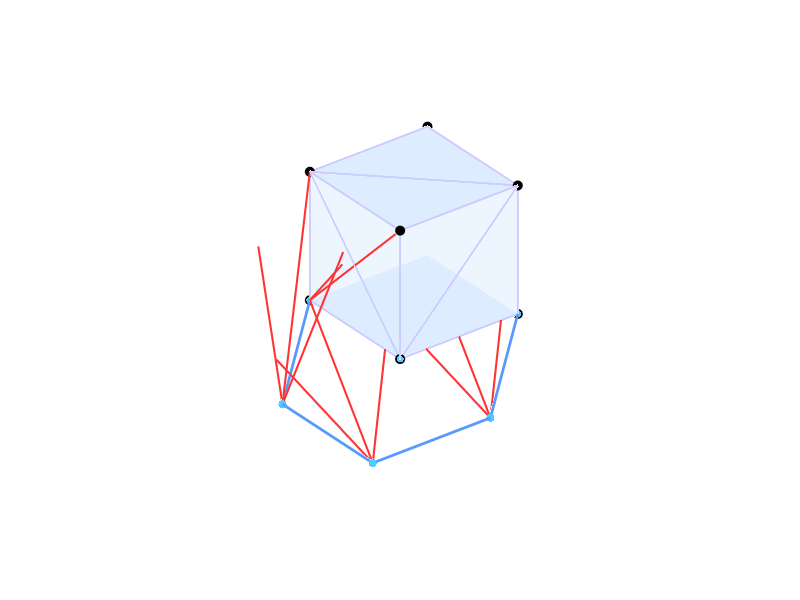
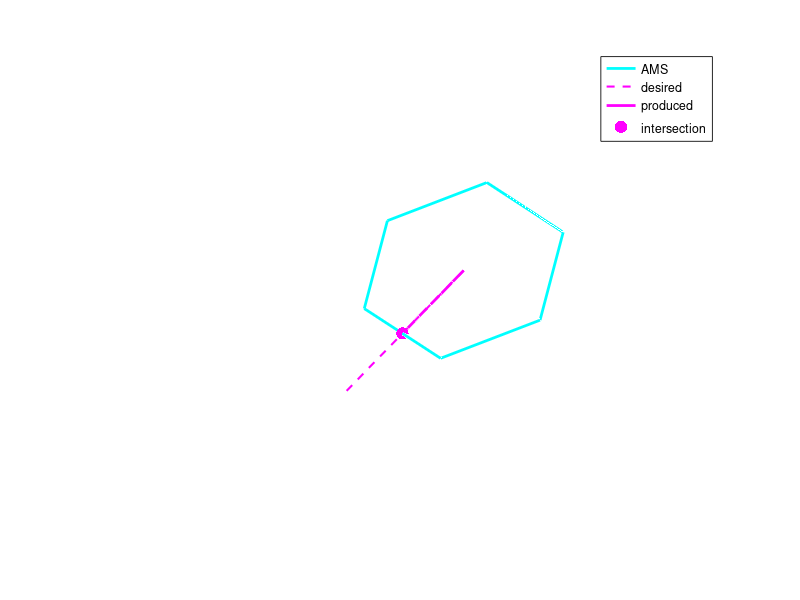

The MATLAB script that drew these images, in order:
function  test2D()
close all;

% --- Data setup ---
A = [1 -1  0;
     0  -1  1];

% Full 3D control cube vertices
Uverts = [0 0 0 0 1 1 1 1;   % u1
          0 0 1 1 0 0 1 1;   % u2
          0 1 0 1 0 1 0 1];  % u3

ad = [-2 -1]';

visualize2D(Uverts,A);
search2D(ad,Uverts,A);


function visualize2D(Uverts,A)

%%% --- Map to 2D output (AMS projection onto z=0 plane) ---
XY = A * Uverts;             % 2 x N
X = XY(1,:);  Y = XY(2,:);
T3 = [X; Y; zeros(1,size(Uverts,2))];

%2D convex hull (AMS outline)
K2 = convhull(X, Y);

% --- 3D convex hull of remaining vertices ---
K3 = convhull(Uverts(1,:)', Uverts(2,:)', Uverts(3,:)');

% --- Plot setup ---
figure('Color','w'); hold on; axis equal; grid off; view(3);
set(gca,'Color','w','XColor','w','YColor','w','ZColor','w');
xlabel('u_1'); ylabel('u_2'); zlabel('u_3');
%title('Control Space (3D) and AMS Projection','Color','k');

% --- Plot shaded control-space geometry ---
trisurf(K3, Uverts(1,:), Uverts(2,:), Uverts(3,:), ...
    'FaceColor', [0.3 0.6 1.0], ...   % solid blueish color
    'EdgeColor', [0.8 0.8 1], ...     % soft white edges
    'LineWidth', 1.2, ...
    'FaceAlpha',0.1);

% Vertices
scatter3(Uverts(1,:), Uverts(2,:), Uverts(3,:), ...
         45, 'k', 'filled', 'MarkerEdgeColor','k');

% --- Plot mapped 2D AMS points ---
plot3(T3(1,:), T3(2,:), T3(3,:), 'o', ...
      'MarkerFaceColor',[0.3 0.8 1], ...
      'MarkerEdgeColor','none', 'MarkerSize',6);

%AMS hull outline (cyan)
plot3(X(K2), Y(K2), zeros(size(K2)),'color',[0.35 0.6 1], 'LineWidth',2);
% --- Mapping arrows (always from 3D vertex to AMS point, with arrowheads) ---
for k = 1:size(Uverts,2)
    u = Uverts(:,k);   % start (control-space vertex)
    a = T3(:,k);       % end (mapped AMS point)
    v = a - u;         % vector from u → a

    % Use quiver3 for arrowhead
    quiver3(u(1), u(2), u(3), ...
            v(1), v(2), v(3), ...
            0, ...                    % no autoscaling
            'Color', [1 0.2 0.2], ...
            'LineWidth', 1.5, ...
            'MaxHeadSize', 0.4, ...   % arrowhead relative size
            'AutoScale', 'off');      % prevent scaling distortions
end





% --- Legend ---
%legend({'Control-space faces','Vertices', ...
%       'AMS hull (2D)'}, ...
%      'TextColor','w','Location','northeastoutside');

end

function search2D(ad,Uverts,A)
%%% --- Map to 2D output (AMS projection onto z=0 plane) ---
XY = A * Uverts;             % 2 x N
X = XY(1,:);  Y = XY(2,:);

%2D convex hull (AMS outline)
K2 = convhull(X, Y);

bestLam = inf; bestPt = [NaN; NaN];
for k = 1:length(K2)-1
    ai = XY(:, K2(k));
    aj = XY(:, K2(k+1));
    M  = [ad, -(aj - ai)];
    if abs(det(M)) < 1e-9, continue; end
    x = M \ ai;                % [lambda; alpha]
    lam = x(1); alpha = x(2);
    if lam > 0 && alpha >= 0 && alpha <= 1 && lam < bestLam
        bestLam = lam;
        bestPt  = lam * ad;   % intersection point on AMS
    end
end

% --- Plot setup ---
figure('Color','k'); hold on; axis equal; grid on; view(3);
set(gca,'Color','k','XColor','w','YColor','w','ZColor','w');
xlabel('u_1'); ylabel('u_2'); zlabel('u_3');
title('Control Space (3D) and AMS Projection','Color','w');


%AMS hull outline (cyan)
plot3(X(K2), Y(K2), zeros(size(K2)), 'c-', 'LineWidth',2);

plot3([0 ad(1)], [0 ad(2)], [0 0], 'm--', 'LineWidth', 1.5);
plot3([0 bestPt(1)], [0 bestPt(2)], [0 0], 'm-', 'LineWidth', 2);
scatter3(bestPt(1), bestPt(2), 0, 80, 'm', 'filled');

legend('AMS','desired','produced','intersection');

end


end
